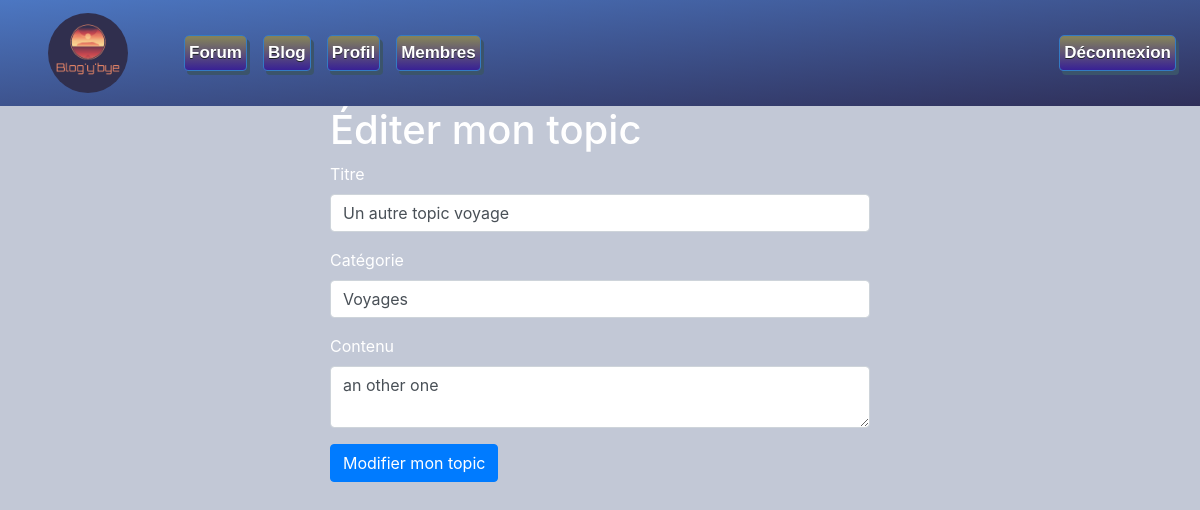
/views/_forum/editer-topic.php?id=4 (signed in), run on the app's committed database.
### tables this page shows
CREATE TABLE IF NOT EXISTS `topic` (
  `id` int(255) NOT NULL AUTO_INCREMENT,
  `id_forum` int(255) NOT NULL,
  `titre` varchar(50) NOT NULL,
  `contenu` longtext NOT NULL,
  `date_creation` datetime NOT NULL,
  `date_modification` datetime NOT NULL,
  `id_utilisateur` int(255) NOT NULL,
  `statut` int(1) NOT NULL DEFAULT '0',
  PRIMARY KEY (`id`)
);

CREATE TABLE IF NOT EXISTS `forum` (
  `id` int(11) NOT NULL AUTO_INCREMENT,
  `titre` varchar(50) NOT NULL,
  `libelle` varchar(50) NOT NULL,
  `date_creation` datetime NOT NULL,
  `ordre` int(255) NOT NULL,
  PRIMARY KEY (`id`)
);

### views/_forum/editer-topic.php (the view, shortened to what this page needs)
<?php
	require_once('../../include.php');
	$get_id_topic = (int) $_GET['id'];
	$req = $DB->prepare("SELECT t.*, f.titre AS titre_forum
		FROM topic t
		INNER JOIN forum f ON f.id = t.id_forum
		WHERE t.id = ?");
	$req->execute([$get_id_topic]);
	$req_topic = $req->fetch();
?>
<!doctype html>
<html lang="fr">
	<head>
		<?php
			require_once('../../components/header/head.php');
		?>
	</head>
	<body>
		<?php
			require_once('../../components/menu/navbar.php');
		?>
		<div class="container">
			<div class="row">
				<div class="col-3"></div>
				<div class="col-6">
					<h1>Éditer mon topic</h1>
					<form method="post">
						<div class="mb-3">
							<label class="form-label">Titre</label>
							<input class="form-control" type="text" name="titre" value="<?php if(isset($titre)){ echo $titre; }else{ echo $req_topic['titre']; }?>" placeholder="Titre"/>
						</div>
						<div class="mb-3">
							<label class="form-label">Catégorie</label>
							<select name="categorie" class="form-control">
								<?php
									if(isset($categorie)){
								?>
								<option value="<?= $req_forum_verif['id'] ?>"><?= $req_forum_verif['titre'] ?></option>
								<?php
									}elseif(isset($req_topic['id_forum'])){
								?>
								<option value="<?= $req_topic['id_forum'] ?>"><?= $req_topic['titre_forum'] ?></option>
								<?php
									}else{
								?>
								<option hidden>Choisissez votre catégorie</option>
								<?php
									}
								?>
							</select>
						</div>
						<div class="mb-3">
							<label class="form-label">Contenu</label>
							<textarea class="form-control" type="text" name="contenu" placeholder="Votre topic ..."><?php if(isset($contenu)){ echo $contenu; }else{ echo $req_topic['contenu']; }?></textarea>
						</div>
						<div class="mb-3">
							<button type="submit" name="modification" class="btn btn-primary">Modifier mon topic</button>
						</div>
					</form>
				</div>
			</div>
		</div>
	</body>
</html>

### assets/css/new-style.css (style rules this page uses)
body { background: #c2c8d6 !important; }
p ,h1, div, .button-custom { color: white !important; }
body { background: #0c2461; color: white; }

### data on the page
topic: titre "Un autre topic voyage", categorie "Voyages", contenu "an other one"
